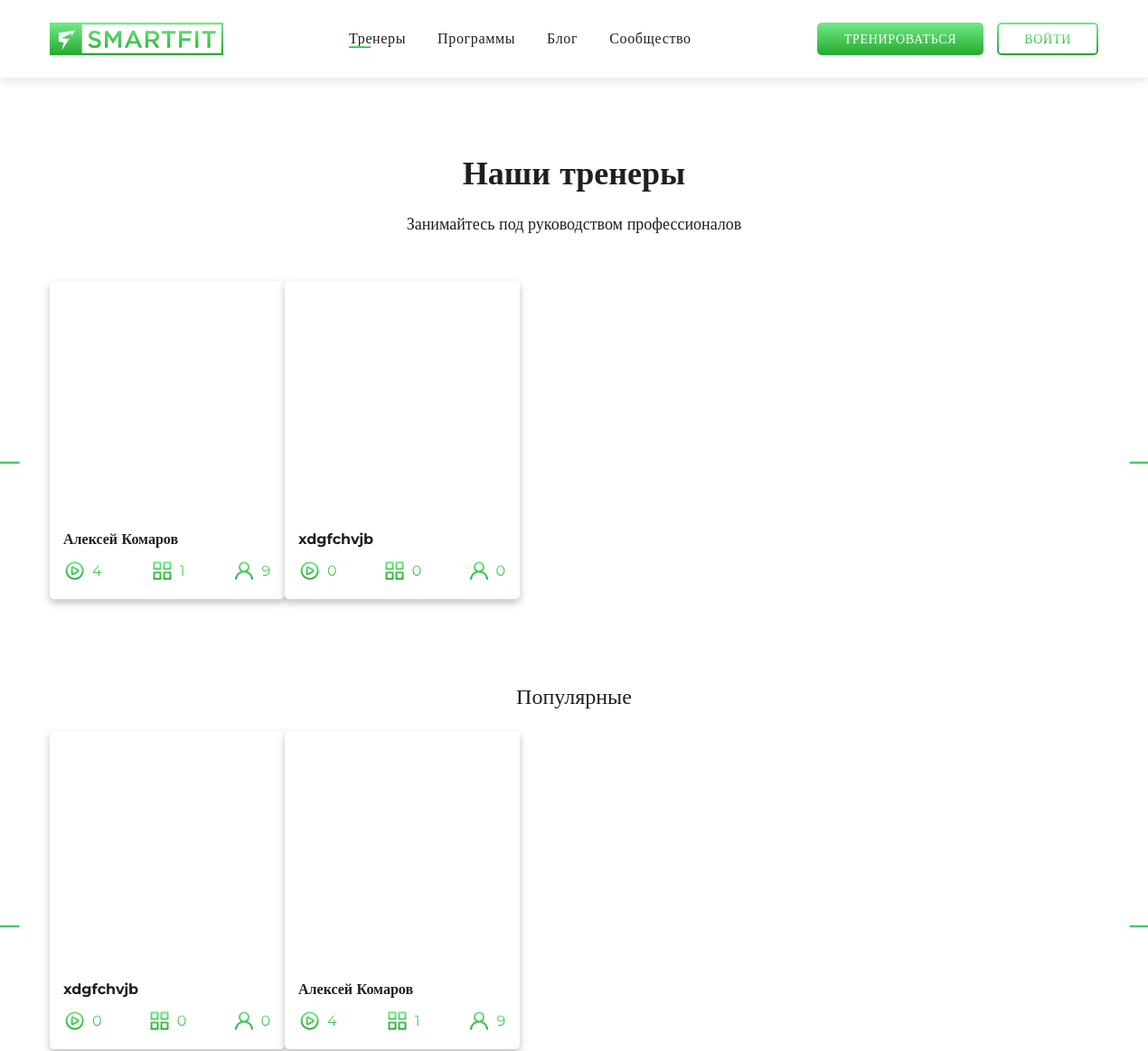
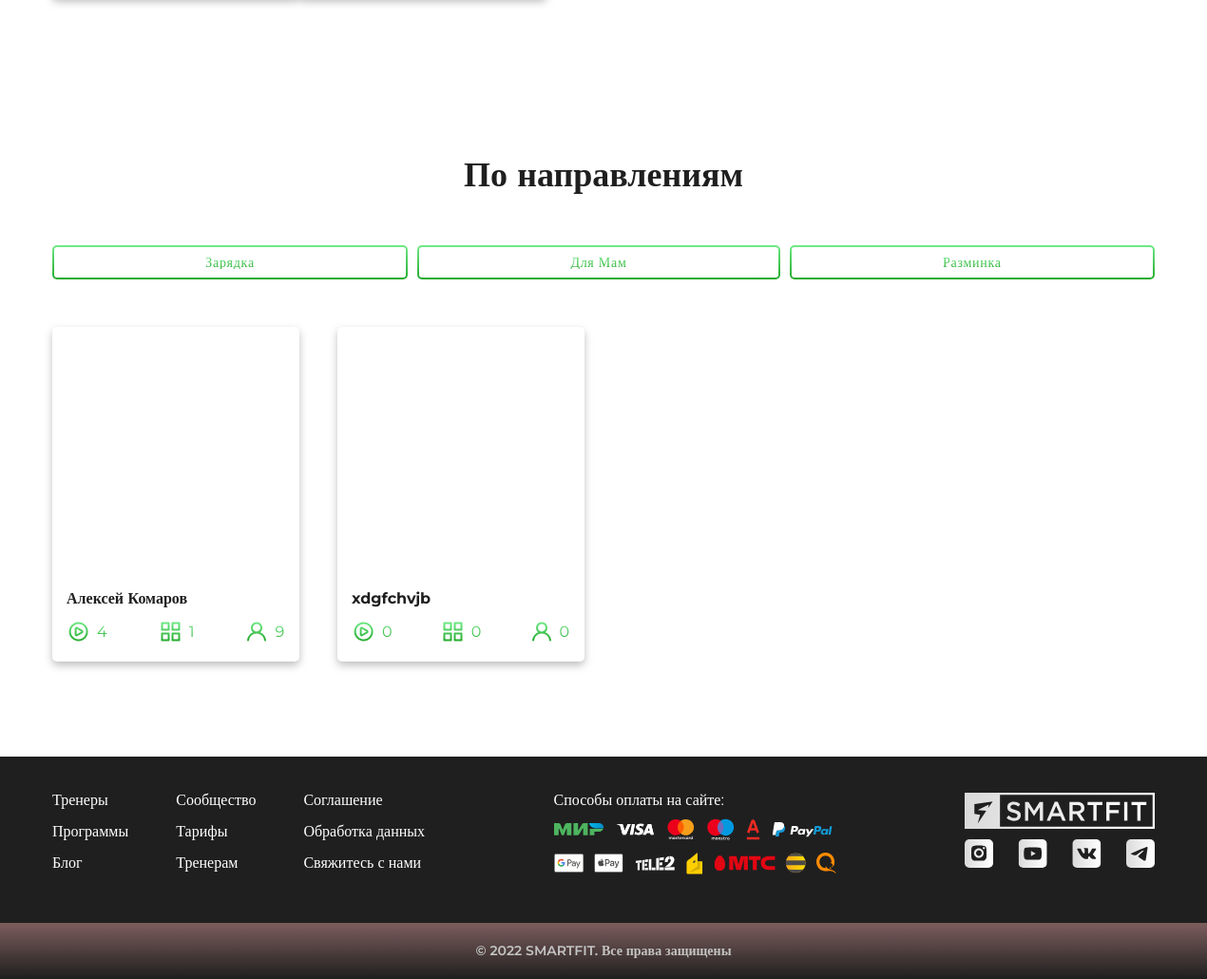
The app's page /trainers/, older data (2 pictures, top to bottom).
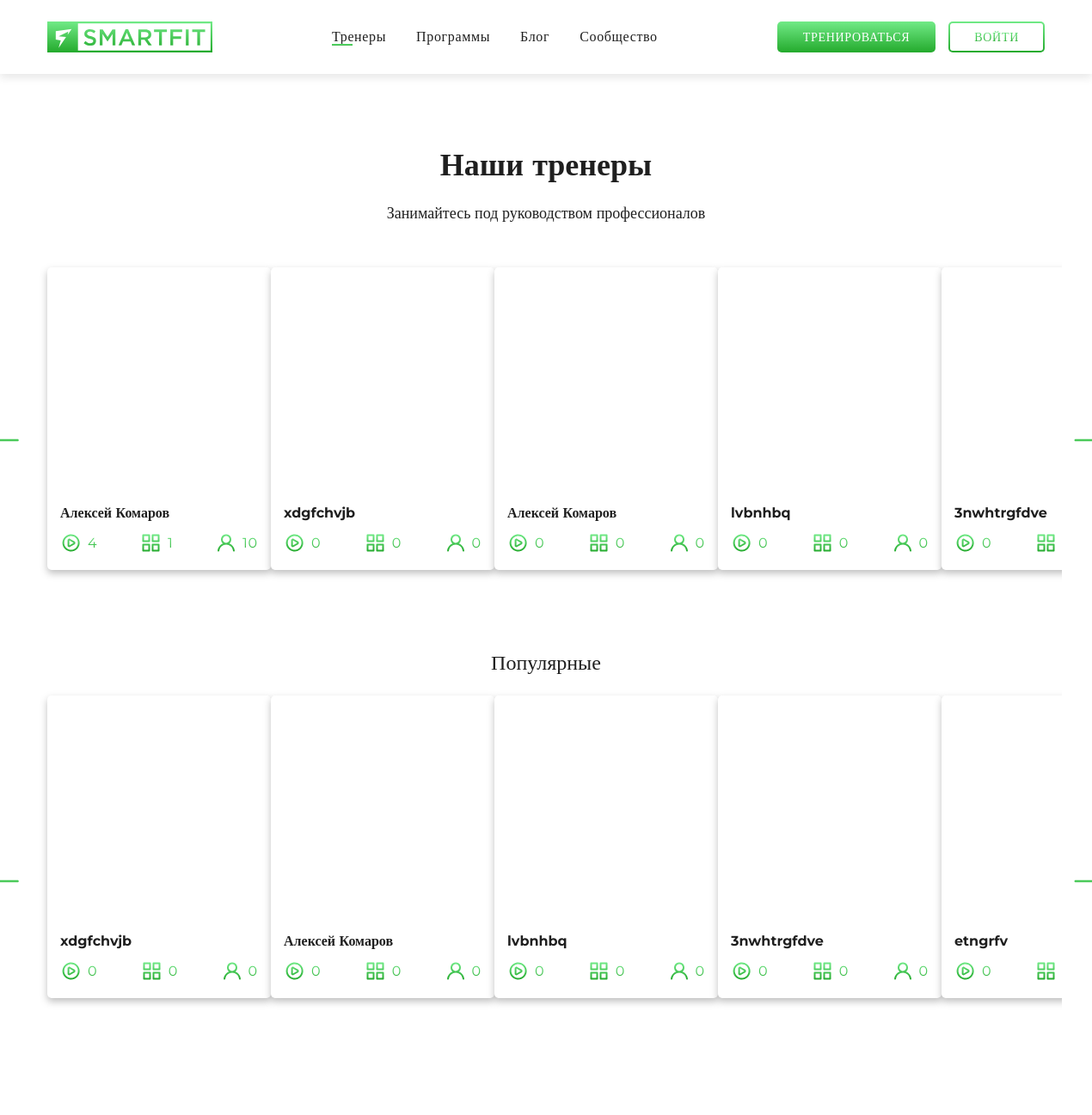
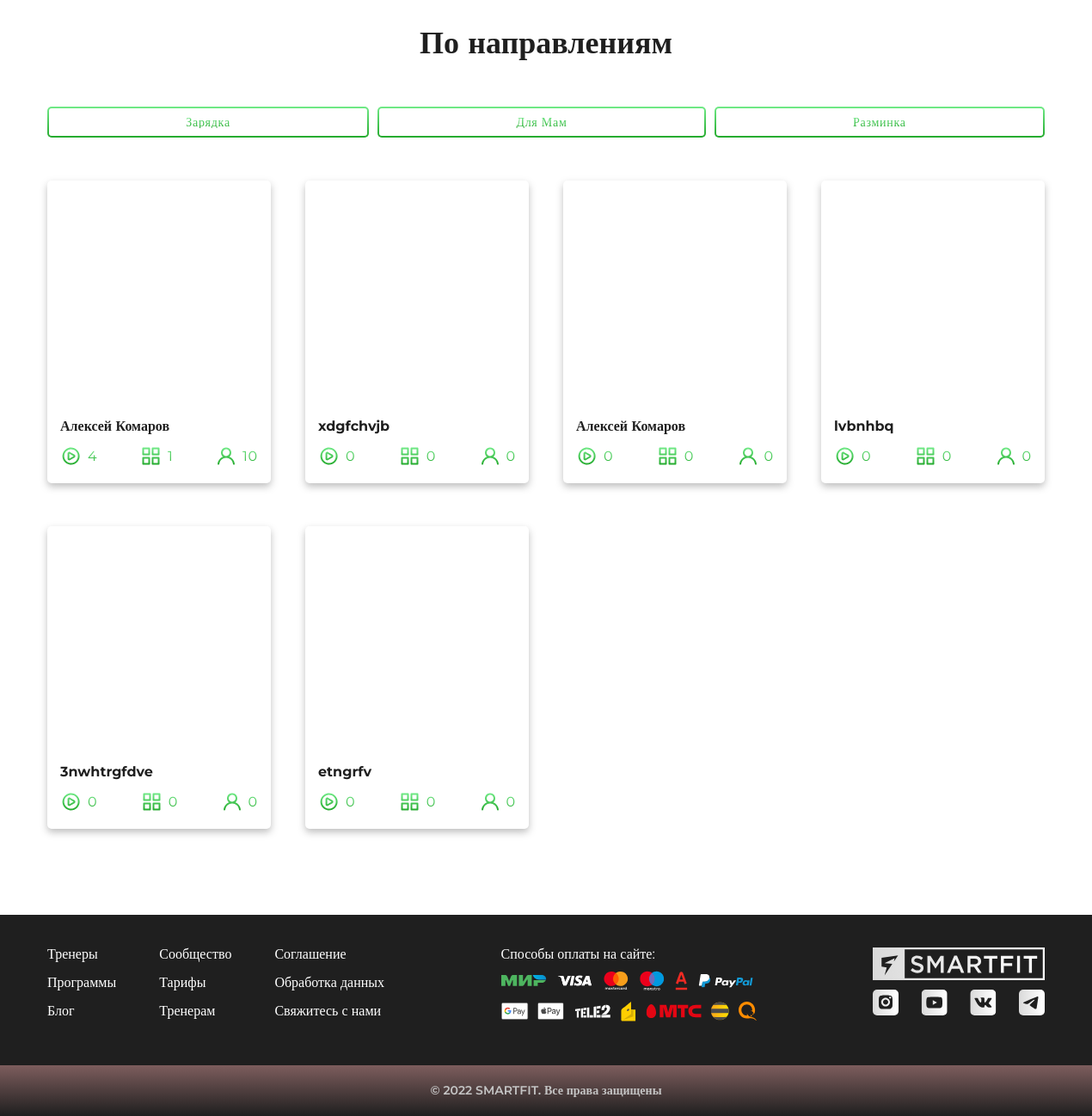
The same page, newer data (2 pictures, top to bottom).
### core/models.py (models this page shows, shortened)
class Trainer(models.Model):
    name = models.CharField(max_length=20, verbose_name='Имя')
    trend = models.ForeignKey(Trend, on_delete=models.SET_NULL, null=True)
    preview_pic = models.ImageField()
    main_pic = models.ImageField(default=0)
    bio = models.TextField()
    video = models.CharField(max_length=1000)
    direction = models.ManyToManyField(Direction, through='Workout')
    workouts = models.IntegerField(default=0)
    programs = models.IntegerField(default=0)
    subscribers = models.IntegerField(default=0)
    class Meta:
        verbose_name = 'Тренер'

### core/views.py (the view)
# urls.py: path('trainers/', views.trainers, name='trainers'),
def trainers(request):
    template = 'trainers.html'
    context = {
        'popular': Trainer.objects.order_by('subscribers')[:10],
        'all': Trainer.objects.all(),
        'directions': Direction.objects.all(),
    }
    return render(request, template, context)

### core/templates/trainers.html (shortened to what the changed rows need)
<!DOCTYPE html>
<html lang="en" xmlns="http://www.w3.org/1999/html">
<head>
    <link rel="stylesheet" href="../static/fonts/stylesheet.css">
    <link rel="stylesheet" href="../static/css/SF_main.css">
    <link rel="stylesheet" href="../static/css/SF_components.css">
    <link rel="stylesheet" href="../static/css/SF_lk.css">
    <link rel="stylesheet" href="../static/css/modal.css">
</head>
<body>
<div class="trainers page">
    <div class="trainers__inner wrapper">
        <h2 class="trainers__title center">Наши тренеры</h2>
        <div class="wrapper">
            <div class='carousel trainers__carousel-1'>
                <div class="carousel__inner">
                    <div class="carousel__swiper swiper-container trainers__carousel-1">
                        <div class="swiper-wrapper">
                            {% for i in all %}
                                <div class="swiper-slide">
                                    <a href="{% url 'trainer' i.id %}">
                                        <div class="trainer-slide">
                                            <div class="trainer-slide__frame"
                                                 style='background-image: url("/media/{{ i.preview_pic }}")'></div>
                                            <div class="trainer-slide__info">
                                                <p class="trainer-slide__name">{{ i.name }}</p>
                                                <div class="trainer-slide__misc">
                                                    <div class="trainer-slide__item">
                                                        <img src='../static/images/videos.svg' alt=""
                                                             class="trainer-slide__item-icon"/>
                                                        {{ i.workouts }}
                                                    </div>
                                                    <div class="trainer-slide__item">
                                                        <img src='../static/images/apps.svg' alt=""
                                                             class="trainer-slide__item-icon"/>
                                                        {{ i.programs }}
                                                    </div>
                                                    <div class="trainer-slide__item">
                                                        <img src='../static/images/user.svg' alt=""
                                                             class="trainer-slide__item-icon"/>
                                                        {{ i.subscribers }}
                                                    </div>
                                                </div>
                                            </div>
                                        </div>
                                    </a>
                                </div>
                            {% endfor %}
                        </div>
                    </div>
                </div>
            </div>
        </div>
        <div class="wrapper">
            <div class='carousel trainers__carousel-2'>
                <div class="carousel__inner">
                    <div class="carousel__swiper swiper-container trainers__carousel-2">
                        <div class="swiper-wrapper">
                            {% for i in popular %}
                                <div class="swiper-slide">
                                    <a href="{% url 'trainer' i.id %}">
                                        <div class="trainer-slide">
                                            <div class="trainer-slide__frame"
                                                 style='background-image: url("../../media/{{ i.preview_pic }}")'></div>
                                            <div class="trainer-slide__info">
                                                <p class="trainer-slide__name">{{ i.name }}</p>
                                                <div class="trainer-slide__misc">
                                                    <div class="trainer-slide__item">
                                                        <img src='../static/images/videos.svg' alt=""
                                                             class="trainer-slide__item-icon"/>
                                                        {{ i.workouts }}
                                                    </div>
                                                    <div class="trainer-slide__item">
                                                        <img src='../static/images/apps.svg' alt=""
                                                             class="trainer-slide__item-icon"/>
                                                        {{ i.programs }}
                                                    </div>
                                                    <div class="trainer-slide__item">
                                                        <img src='../static/images/user.svg' alt=""
                                                             class="trainer-slide__item-icon"/>
                                                        {{ i.subscribers }}
                                                    </div>
                                                </div>
                                            </div>
                                        </div>
                                    </a>
                                </div>
                            {% endfor %}
                        </div>
                    </div>
                </div>
            </div>
        </div>
        <h2 class="trainers__title trainers__title-2">По направлениям</h2>
        {% if request.user_agent.is_mobile %}
            <div class="wrapper">
                <div class='carousel trainers-mobile'>
                    <div class="carousel__inner">
                        <div class="carousel__swiper swiper-container trainers-mobile">
                            <div class="swiper-wrapper">
                                {% for i in all %}
                                    <div class="swiper-slide {% for j in i.direction.all %}{{ j.id }} {% endfor %} trainers_filter_slide">
                                        <a href="{% url 'trainer' i.id %}">
                                            <div class="trainer-slide">
                                                <div class="trainer-slide__frame" style='
                                                        background-image:url("/media/{{ i.preview_pic }}") '></div>
                                                <div class="trainer-slide__info">
                                                    <p class="trainer-slide__name">{{ i.name }}</p>
                                                    <div class="trainer-slide__misc">
                                                        <div class="trainer-slide__item">
                                                            <img src='../static/images/videos.svg' alt=""
                                                                 class="trainer-slide__item-icon"/>
                                                            {{ i.workouts }}
                                                        </div>
                                                        <div class="trainer-slide__item">
                                                            <img src='../static/images/apps.svg' alt=""
                                                                 class="trainer-slide__item-icon"/>
                                                            {{ i.programs }}
                                                        </div>
                                                        <div class="trainer-slide__item">
                                                            <img src='../static/images/user.svg' alt=""
                                                                 class="trainer-slide__item-icon"/>
                                                            {{ i.subscribers }}
                                                        </div>
                                                    </div>
                                                </div>
                                            </div>
                                        </a>
                                    </div>
                                {% endfor %}
                            </div>
                        </div>
                    </div>
                </div>
            </div>
        {% else %}
            <div class="trainers__box">
                {% for i in all %}
                    <div class="trainer-slide
                            {% for j in i.direction.all %}{{ j.id }} {% endfor %} trainers_filter_slide">
                        <a href="{% url 'trainer' i.id %}">
                            <div class="trainer-slide__frame"
                                 style="background-image:url('/media/{{ i.preview_pic }}')"></div>
                            <div class="trainer-slide__info">
                                <p class="trainer-slide__name">{{ i.name }}</p>
                                <div class="trainer-slide__misc">
                                    <div class="trainer-slide__item">
                                        <img src="../static/images/videos.svg" alt="" class="trainer-slide__item-icon"/>
                                        {{ i.workouts }}
                                    </div>
                                    <div class="trainer-slide__item">
                                        <img src="../static/images/apps.svg" alt="" class="trainer-slide__item-icon"/>
                                        {{ i.programs }}
                                    </div>
                                    <div class="trainer-slide__item">
                                        <img src="../static/images/user.svg" alt="" class="trainer-slide__item-icon"/>
                                        {{ i.subscribers }}
                                    </div>
                                </div>
                            </div>
                        </a>
                    </div>
                {% endfor %}
            </div>
        {% endif %}
    </div>
</div>
</body>
</html>

Row changes from the older to the newer data that the page shows:
no longer on one of the page's lists (row edited): Trainer: name "Алексей Комаров", workouts "4", programs "1", subscribers "9"
changed Trainer (number 1 of 6 on the later page): subscribers "9" → "10"
added Trainer: name "Алексей Комаров", workouts "0", programs "0", subscribers "0"
added Trainer: name "lvbnhbq", workouts "0", programs "0", subscribers "0"
added Trainer: name "3nwhtrgfdve", workouts "0", programs "0", subscribers "0"
added Trainer: name "etngrfv", workouts "0", programs "0", subscribers "0"
